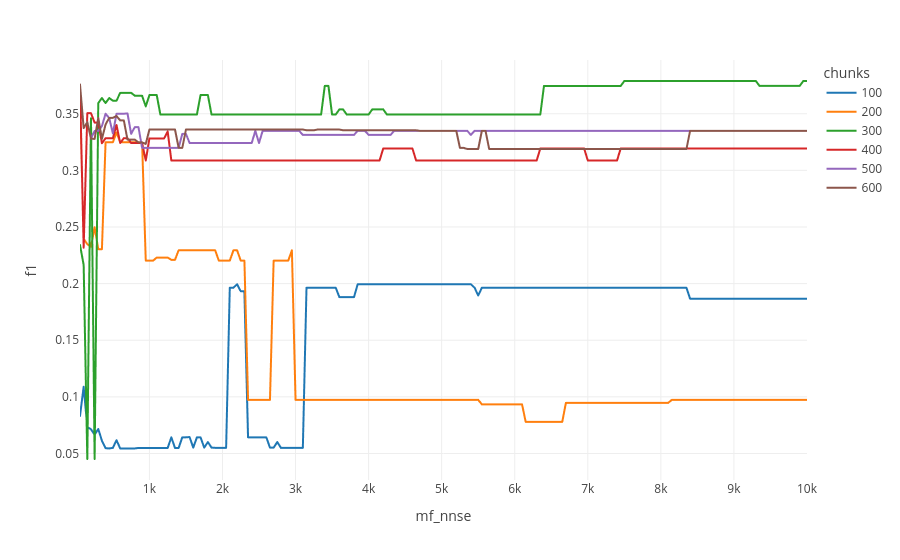

The code cell stored with this chart in its notebook:
### Code cell
px.line(results, x="mf_nnse", y="f1", color="chunks")

### Figure 1 — Plotly figure (JSON) as saved in the notebook; plotly's stock layout.template omitted (floating-point values rounded to 4 significant figures; data arrays with more than 128 entries replaced by an {"elided": "..."} marker saying what was removed)
{"data": [{"hovertemplate": "chunks=100<br>mf_nnse=%{x}<br>f1=%{y}<extra></extra>", "legendgroup": "100", "line": {"color": "#1F77B4", "dash": "solid"}, "marker": {"symbol": "circle"}, "mode": "lines", "name": "100", "showlegend": true, "type": "scattergl", "x": {"elided": "200 int values"}, "xaxis": "x", "y": {"elided": "200 float values"}, "yaxis": "y"}, {"hovertemplate": "chunks=200<br>mf_nnse=%{x}<br>f1=%{y}<extra></extra>", "legendgroup": "200", "line": {"color": "#FF7F0E", "dash": "solid"}, "marker": {"symbol": "circle"}, "mode": "lines", "name": "200", "showlegend": true, "type": "scattergl", "x": {"elided": "200 int values"}, "xaxis": "x", "y": {"elided": "200 float values"}, "yaxis": "y"}, {"hovertemplate": "chunks=300<br>mf_nnse=%{x}<br>f1=%{y}<extra></extra>", "legendgroup": "300", "line": {"color": "#2CA02C", "dash": "solid"}, "marker": {"symbol": "circle"}, "mode": "lines", "name": "300", "showlegend": true, "type": "scattergl", "x": {"elided": "200 int values"}, "xaxis": "x", "y": {"elided": "200 float values"}, "yaxis": "y"}, {"hovertemplate": "chunks=400<br>mf_nnse=%{x}<br>f1=%{y}<extra></extra>", "legendgroup": "400", "line": {"color": "#D62728", "dash": "solid"}, "marker": {"symbol": "circle"}, "mode": "lines", "name": "400", "showlegend": true, "type": "scattergl", "x": {"elided": "200 int values"}, "xaxis": "x", "y": {"elided": "200 float values"}, "yaxis": "y"}, {"hovertemplate": "chunks=500<br>mf_nnse=%{x}<br>f1=%{y}<extra></extra>", "legendgroup": "500", "line": {"color": "#9467BD", "dash": "solid"}, "marker": {"symbol": "circle"}, "mode": "lines", "name": "500", "showlegend": true, "type": "scattergl", "x": {"elided": "200 int values"}, "xaxis": "x", "y": {"elided": "200 float values"}, "yaxis": "y"}, {"hovertemplate": "chunks=600<br>mf_nnse=%{x}<br>f1=%{y}<extra></extra>", "legendgroup": "600", "line": {"color": "#8C564B", "dash": "solid"}, "marker": {"symbol": "circle"}, "mode": "lines", "name": "600", "showlegend": true, "type": "scattergl", "x": {"elided": "200 int values"}, "xaxis": "x", "y": {"elided": "200 float values"}, "yaxis": "y"}], "layout": {"legend": {"title": {"text": "chunks"}, "tracegroupgap": 0}, "margin": {"t": 60}, "xaxis": {"anchor": "y", "domain": [0, 1], "title": {"text": "mf_nnse"}}, "yaxis": {"anchor": "x", "domain": [0, 1], "title": {"text": "f1"}}}}
